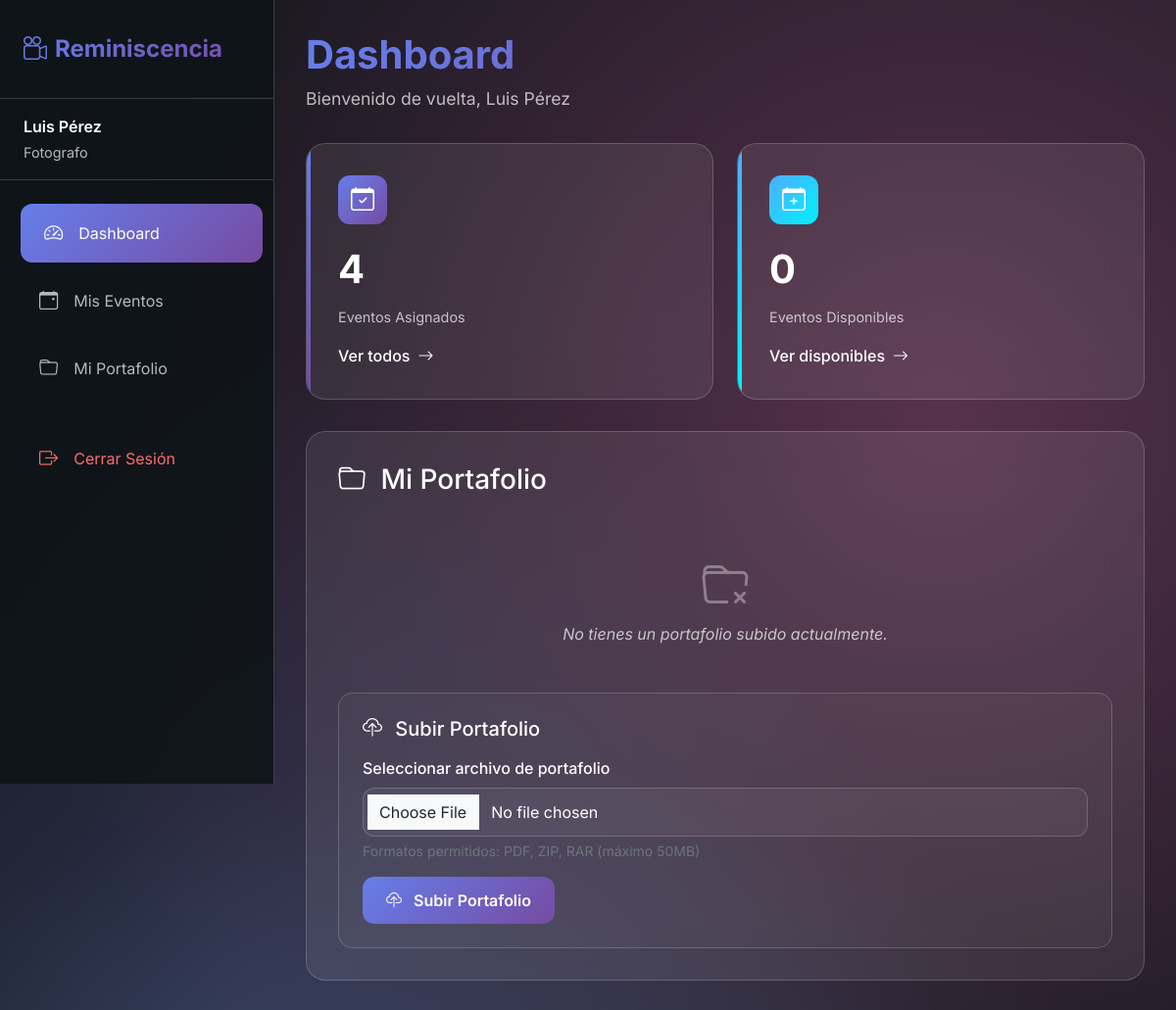
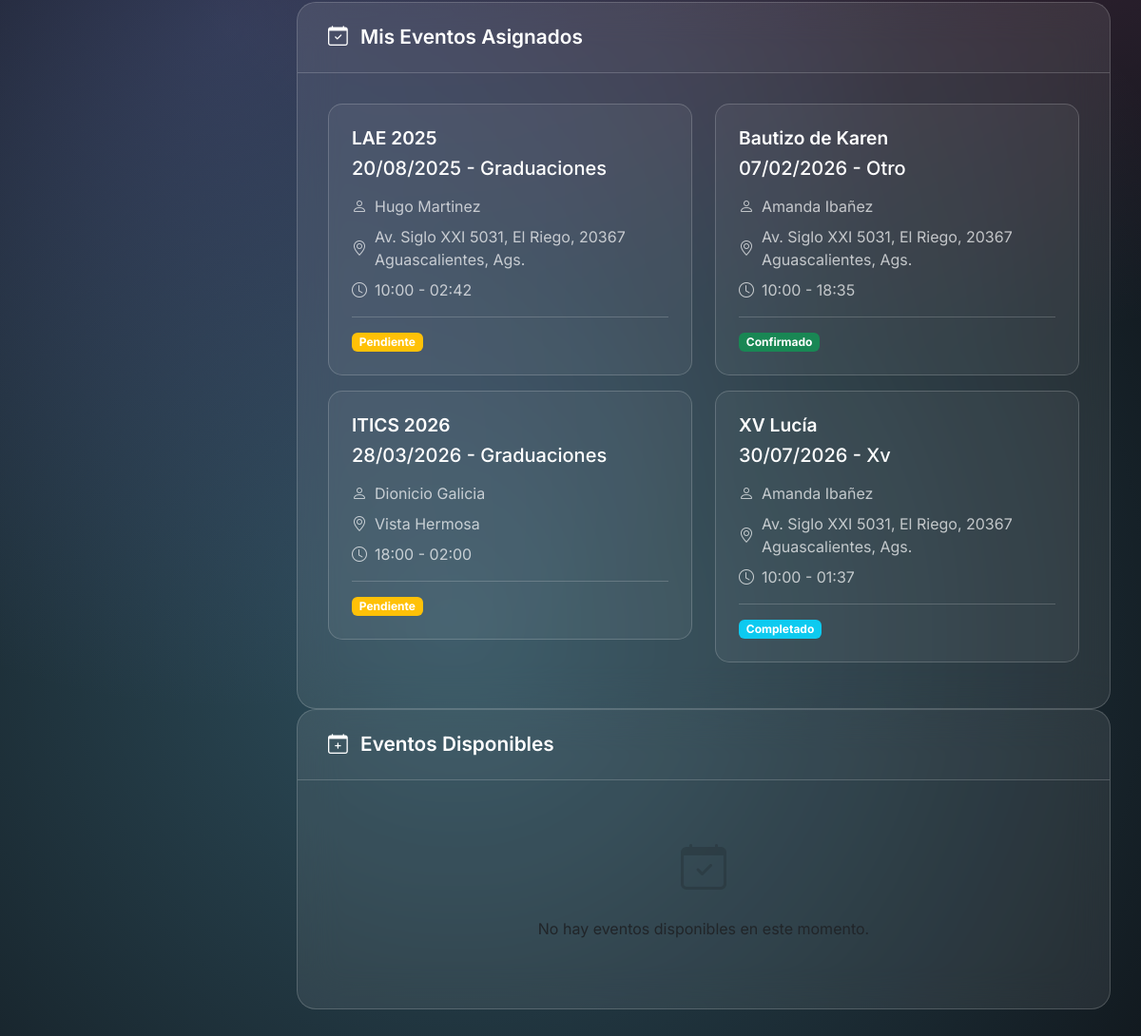
/colaborador/dashboard.php (signed in), run on the app's committed database (2 pictures, top to bottom).
### tables this page shows
CREATE TABLE `usuarios` (
  `id` int(11) NOT NULL,
  `nombre` varchar(100) NOT NULL,
  `email` varchar(100) NOT NULL,
  `telefono` varchar(20) DEFAULT NULL,
  `password` varchar(255) NOT NULL,
  `rol` enum('admin','colaborador','cliente') NOT NULL,
  `tipo_colaborador` enum('fotografo','videografo','auxiliar','') DEFAULT NULL,
  `rango_colaborador` enum('I','II','III','') DEFAULT NULL,
  `fecha_registro` datetime DEFAULT current_timestamp(),
  `activo` tinyint(1) DEFAULT 1,
  `foto_id` varchar(255) DEFAULT NULL,
  `cv_path` varchar(255) DEFAULT NULL COMMENT 'Ruta del CV del colaborador',
  `portfolio_path` varchar(255) DEFAULT NULL COMMENT 'Ruta del portafolio del colaborador'
);

CREATE TABLE `eventos` (
  `id` int(11) NOT NULL,
  `titulo` varchar(255) NOT NULL,
  `cliente_id` int(11) NOT NULL,
  `colaborador_id` int(11) DEFAULT NULL,
  `nombre` varchar(100) NOT NULL,
  `tipo` varchar(50) NOT NULL,
  `fecha_evento` date NOT NULL,
  `hora_inicio` time NOT NULL,
  `hora_fin` time DEFAULT NULL,
  `lugar` varchar(100) NOT NULL,
  `descripcion` text DEFAULT NULL,
  `personas_estimadas` int(11) DEFAULT NULL,
  `estado` enum('pendiente','confirmado','cancelado','completado') DEFAULT 'pendiente',
  `fecha_creacion` datetime DEFAULT current_timestamp(),
  `fecha_modificacion` timestamp NULL DEFAULT NULL
);

### colaborador/dashboard.php (the view, shortened to what this page needs)
<?php
require_once(__DIR__ . '/../includes/config.php');
$user_id = $_SESSION['user_id'];
try {
    $stmt = $conn->prepare("SELECT * FROM usuarios WHERE id = :id");
    $stmt->bindParam(':id', $user_id);
    $stmt->execute();
    $colaborador = $stmt->fetch(PDO::FETCH_ASSOC);
    $stmt = $conn->prepare("SELECT e.*, u.nombre as cliente_nombre
                          FROM eventos e
                          JOIN usuarios u ON e.cliente_id = u.id
                          JOIN evento_colaborador ec ON e.id = ec.evento_id
                          WHERE ec.colaborador_id = :colaborador_id
                          ORDER BY e.fecha_evento ASC");
    $stmt->bindParam(':colaborador_id', $user_id);
    $stmt->execute();
    $eventos = $stmt->fetchAll(PDO::FETCH_ASSOC);
    $stmt = $conn->prepare("SELECT e.*, u.nombre as cliente_nombre
                          FROM eventos e
                          JOIN usuarios u ON e.cliente_id = u.id
                          WHERE e.id NOT IN (
                              SELECT evento_id FROM evento_colaborador WHERE colaborador_id = :colaborador_id
                          )
                          AND e.estado = 'pendiente'
                          AND e.fecha_evento >= CURDATE()
                          ORDER BY e.fecha_evento ASC");
    $stmt->bindParam(':colaborador_id', $user_id);
    $stmt->execute();
    $eventos_disponibles = $stmt->fetchAll(PDO::FETCH_ASSOC);
} catch(PDOException $e) {
    error_log("Error en dashboard: " . $e->getMessage());
    $error = "Error al obtener datos. Por favor, inténtelo de nuevo más tarde.";
}
?>
<!DOCTYPE html>
<html lang="es">
<head>
  <link href="https://cdn.jsdelivr.net/npm/bootstrap@5.3.0/dist/css/bootstrap.min.css" rel="stylesheet">
  <link rel="stylesheet" href="https://cdn.jsdelivr.net/npm/bootstrap-icons@1.11.1/font/bootstrap-icons.css">
</head>
<body>
  <nav class="sidebar" id="sidebar">
    <div class="sidebar-header">
      <div class="logo">
        <i class="bi bi-camera-reels"></i>
        Reminiscencia
      </div>
    </div>
    <div class="user-info">
      <div class="user-name"><?php echo htmlspecialchars($colaborador['nombre']); ?></div>
      <div class="user-role"><?php echo ucfirst($colaborador['tipo_colaborador'] ?? 'Colaborador'); ?></div>
    </div>
    <div class="nav-menu">
      <div class="nav-item">
        <a href="dashboard.php" class="nav-link active">
          <i class="bi bi-speedometer2"></i>
          Dashboard
        </a>
      </div>
      <div class="nav-item">
        <a href="eventos.php" class="nav-link">
          <i class="bi bi-calendar-event"></i>
          Mis Eventos
        </a>
      </div>
      <div class="nav-item">
        <a href="#portfolio-section" class="nav-link" onclick="scrollToPortfolio()">
          <i class="bi bi-folder"></i>
          Mi Portafolio
        </a>
      </div>
      <div class="nav-item" style="margin-top: 2rem;">
        <a href="/logout.php" class="nav-link" style="color: #ff6b6b;">
          <i class="bi bi-box-arrow-right"></i>
          Cerrar Sesión
        </a>
      </div>
    </div>
  </nav>
  <main class="main-content">
    <div class="page-header">
      <h1 class="page-title">Dashboard</h1>
      <p class="page-subtitle">Bienvenido de vuelta, <?php echo htmlspecialchars($colaborador['nombre']); ?></p>
    </div>
    <div class="stats-grid">
      <div class="stat-card">
        <div class="stat-header">
          <div class="stat-icon">
            <i class="bi bi-calendar-check"></i>
          </div>
        </div>
        <div class="stat-value"><?php echo count($eventos); ?></div>
        <div class="stat-label">Eventos Asignados</div>
        <a href="eventos.php" class="stat-link">
          Ver todos <i class="bi bi-arrow-right"></i>
        </a>
      </div>
      <div class="stat-card success">
        <div class="stat-header">
          <div class="stat-icon">
            <i class="bi bi-calendar-plus"></i>
          </div>
        </div>
        <div class="stat-value"><?php echo count($eventos_disponibles); ?></div>
        <div class="stat-label">Eventos Disponibles</div>
        <a href="#eventos-disponibles" class="stat-link">
          Ver disponibles <i class="bi bi-arrow-right"></i>
        </a>
      </div>
    </div>
    <div class="portfolio-section" id="portfolio-section">
      <h3 class="mb-4">
        <i class="bi bi-folder me-2"></i>
        Mi Portafolio
      </h3>
      <?php if ($colaborador['tipo_colaborador'] === 'auxiliar'): ?>
        <div class="no-portfolio">
          <i class="bi bi-info-circle"></i>
          <p>Los auxiliares no requieren portafolio.</p>
        </div>
      <?php else: ?>
        <?php if (!empty($colaborador['portfolio_path']) && file_exists(__DIR__ . '/../' . $colaborador['portfolio_path'])): ?>
          <div class="portfolio-current">
            <div class="portfolio-info">
              <div class="portfolio-icon">
                <i class="bi bi-folder"></i>
              </div>
              <div class="portfolio-details">
                <h5>Portafolio Actual</h5>
                <p>Archivo subido y disponible</p>
              </div>
            </div>
            <div class="portfolio-actions">
              <a href="../<?php echo htmlspecialchars($colaborador['portfolio_path']); ?>" target="_blank" class="file-link">
                <i class="bi bi-eye" color="dark"></i> Ver Portafolio
              </a>
            </div>
          </div>
        <?php else: ?>
          <div class="no-portfolio">
            <i class="bi bi-folder-x"></i>
            <p>No tienes un portafolio subido actualmente.</p>
          </div>
        <?php endif; ?>
        <div class="upload-form">
          <h5 class="mb-3">
            <i class="bi bi-cloud-upload me-2"></i>
            <?php echo !empty($colaborador['portfolio_path']) ? 'Actualizar Portafolio' : 'Subir Portafolio'; ?>
          </h5>
          <form method="POST" enctype="multipart/form-data">
            <div class="mb-3">
              <label for="nuevo_portfolio" class="form-label">Seleccionar archivo de portafolio</label>
              <input type="file" class="form-control" id="nuevo_portfolio" name="nuevo_portfolio"
                     accept=".pdf,.zip,.rar" required>
              <div class="form-text text-secondary">
                Formatos permitidos: PDF, ZIP, RAR (máximo 50MB)
              </div>
            </div>
            <div class="d-flex gap-2">
              <button type="submit" name="actualizar_portfolio" class="btn btn-primary">
                <i class="bi bi-cloud-upload me-2"></i>
                <?php echo !empty($colaborador['portfolio_path']) ? 'Actualizar' : 'Subir'; ?> Portafolio
              </button>
            </div>
          </form>
        </div>
      <?php endif; ?>
    </div>
    <div class="card">
      <div class="card-header">
        <h3 class="card-title text-white">
          <i class="bi bi-calendar-check me-2 text-white"></i>
          Mis Eventos Asignados
        </h3>
      </div>
      <div class="card-body">
        <?php if (count($eventos) > 0): ?>
          <div class="row">
            <?php foreach ($eventos as $evento): ?>
              <div class="col-md-6">
                <div class="event-card text-white">
                  <h4 class="event-card-title text-white"><?php echo htmlspecialchars($evento['nombre']); ?></h4>
                  <h5 class="event-card-subtitle text-white">
                    <?php echo date('d/m/Y', strtotime($evento['fecha_evento'])); ?> -
                    <?php echo ucfirst($evento['tipo']); ?>
                  </h5>
                  <div class="event-card-detail">
                    <i class="bi bi-person"></i>
                    <span><?php echo htmlspecialchars($evento['cliente_nombre']); ?></span>
                  </div>
                  <div class="event-card-detail">
                    <i class="bi bi-geo-alt"></i>
                    <span><?php echo htmlspecialchars($evento['lugar']); ?></span>
                  </div>
                  <div class="event-card-detail">
                    <i class="bi bi-clock"></i>
                    <span><?php echo substr($evento['hora_inicio'], 0, 5); ?> - <?php echo substr($evento['hora_fin'], 0, 5); ?></span>
                  </div>
                  <div class="event-card-footer">
                    <span class="badge bg-<?php
                      switch($evento['estado']) {
                        case 'pendiente': echo 'warning'; break;
                        case 'confirmado': echo 'success'; break;
                        case 'completado': echo 'info'; break;
                      }
                    ?>">
                      <?php echo ucfirst($evento['estado']); ?>
                    </span>
                  </div>
                </div>
              </div>
            <?php endforeach; ?>
          </div>
        <?php endif; ?>
      </div>
    </div>
    <div class="card" id="eventos-disponibles">
      <div class="card-header">
        <h3 class="card-title text-white">
          <i class="bi bi-calendar-plus me-2 text-white"></i>
          Eventos Disponibles
        </h3>
      </div>
      <div class="card-body">
        <?php if (count($eventos_disponibles) > 0): ?>
          <div class="row">
            <?php foreach ($eventos_disponibles as $evento): ?>
              <div class="col-md-6">
                <div class="event-card text-white">
                  <h4 class="event-card-title text-white"><?php echo htmlspecialchars($evento['nombre']); ?></h4>
                  <h5 class="event-card-subtitle text-white">
                    <?php echo date('d/m/Y', strtotime($evento['fecha_evento'])); ?> -
                    <?php echo ucfirst($evento['tipo']); ?>
                  </h5>
                  <div class="event-card-detail">
                    <i class="bi bi-person"></i>
                    <span><?php echo htmlspecialchars($evento['cliente_nombre']); ?></span>
                  </div>
                  <div class="event-card-detail">
                    <i class="bi bi-geo-alt"></i>
                    <span><?php echo htmlspecialchars($evento['lugar']); ?></span>
                  </div>
                  <div class="event-card-detail">
                    <i class="bi bi-clock"></i>
                    <span><?php echo substr($evento['hora_inicio'], 0, 5); ?> - <?php echo substr($evento['hora_fin'], 0, 5); ?></span>
                  </div>
                  <div class="event-card-footer">
                    <span class="badge bg-primary">
                      Disponible
                    </span>
                    <form method="POST" class="d-inline">
                      <input type="hidden" name="csrf_token" value="<?php echo htmlspecialchars($_SESSION['csrf_token']); ?>">
                      <input type="hidden" name="evento_id" value="<?php echo $evento['id']; ?>">
                      <button type="submit" name="solicitar_evento" class="btn btn-sm btn-success">
                        <i class="bi bi-hand-thumbs-up"></i> Solicitar
                      </button>
                    </form>
                  </div>
                </div>
              </div>
            <?php endforeach; ?>
          </div>
        <?php else: ?>
          <div class="text-center py-4">
            <i class="bi bi-calendar-check" style="font-size: 3rem; opacity: 0.3;"></i>
            <p class="mt-3">No hay eventos disponibles en este momento.</p>
          </div>
        <?php endif; ?>
      </div>
    </div>
  </main>
</body>
</html>

### data on the page
usuarios: nombre "Luis Pérez", tipo_colaborador "Fotografo"
eventos: nombre "LAE 2025", fecha_evento "20/08/2025", tipo "Graduaciones", cliente.nombre "Hugo Martinez", lugar "Av. Siglo XXI 5031, El Riego, 20367 Aguascalientes, Ags.", hora_inicio "10:00", hora_fin "02:42", estado "Pendiente"
eventos: nombre "Bautizo de Karen", fecha_evento "07/02/2026", tipo "Otro", cliente.nombre "Amanda Ibañez", lugar "Av. Siglo XXI 5031, El Riego, 20367 Aguascalientes, Ags.", hora_inicio "10:00", hora_fin "18:35", estado "Confirmado"
eventos: nombre "ITICS 2026", fecha_evento "28/03/2026", tipo "Graduaciones", cliente.nombre "Dionicio Galicia", lugar "Vista Hermosa", hora_inicio "18:00", hora_fin "02:00", estado "Pendiente"
eventos: nombre "XV Lucía", fecha_evento "30/07/2026", tipo "Xv", cliente.nombre "Amanda Ibañez", lugar "Av. Siglo XXI 5031, El Riego, 20367 Aguascalientes, Ags.", hora_inicio "10:00", hora_fin "01:37", estado "Completado"

### other printed values
count($eventos) "4"
count($eventos_disponibles) "0"
